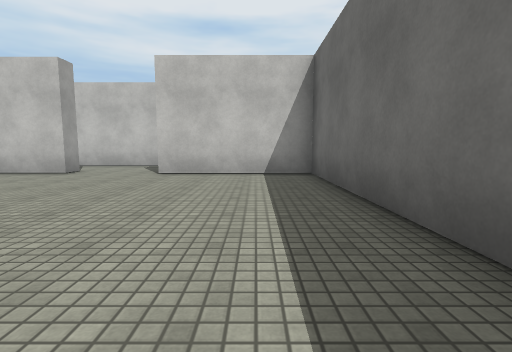
view 1 (above)

12 first-person views from a walk through a scene from a Unity 3-D project. The camera is 1.2 m above the floor, tilts 6° down and sees 85° across. The floor is counted in squares, 2 m on a side. Each view is taken from the middle of a square. On the plan, view 1 faces up. The plan holds only what a view shows up to about 9 squares ahead; the rest is blank. The place goes on beyond the plan. The player character is not drawn. Surface patterns are stand-ins for the level's own textures.

view 2
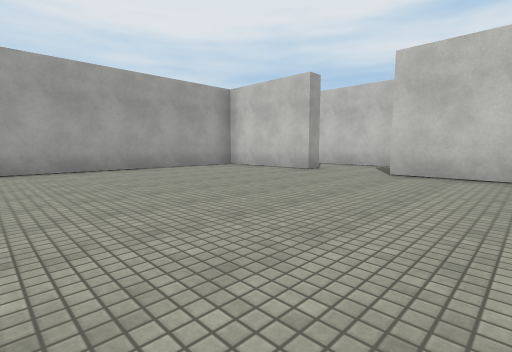

view 3
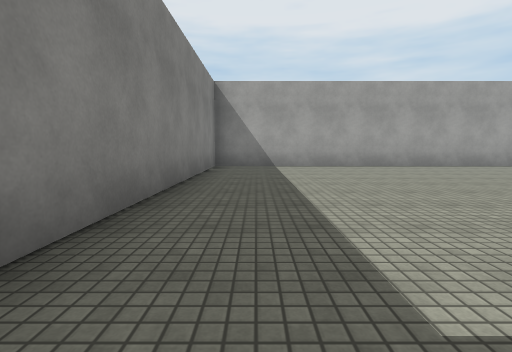

view 4
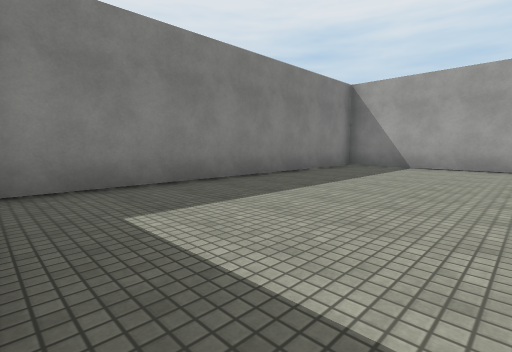

view 5
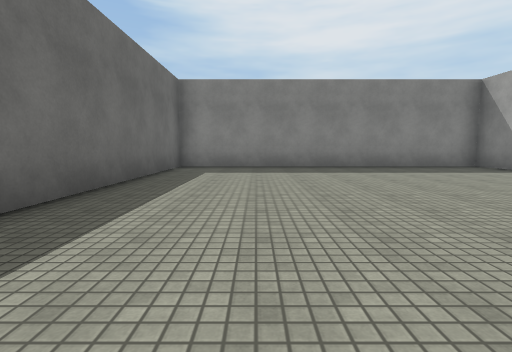

view 6
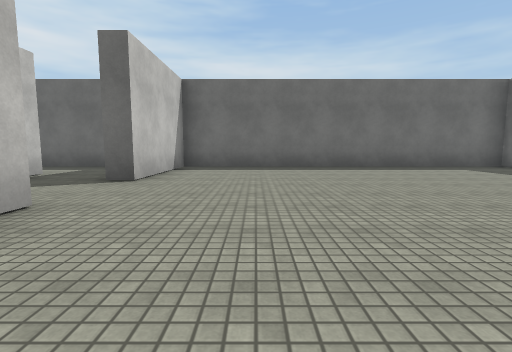

view 7
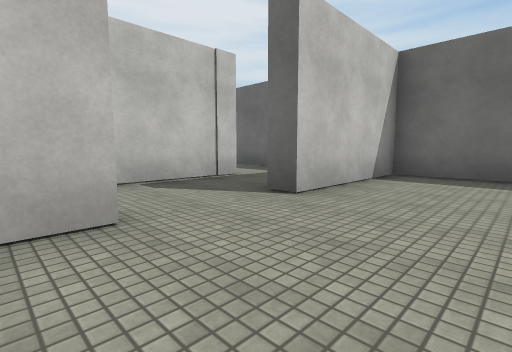

view 8
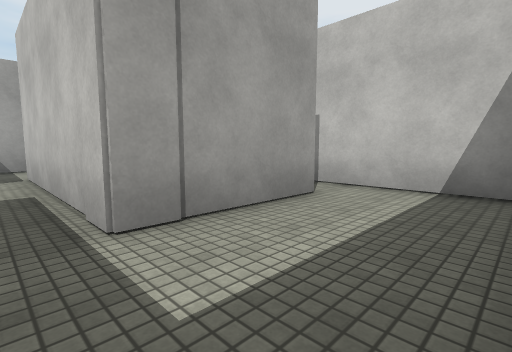

view 9
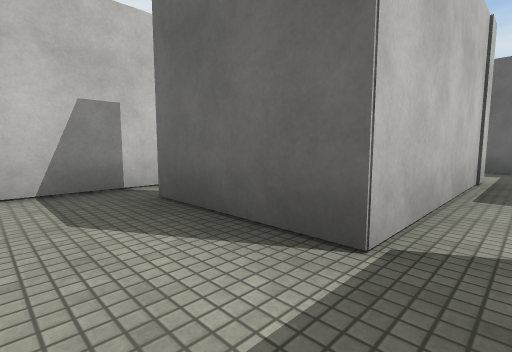

view 10
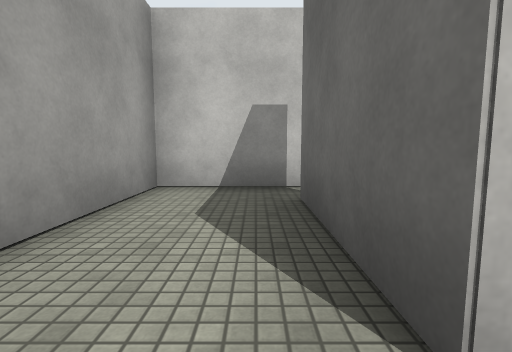

view 11
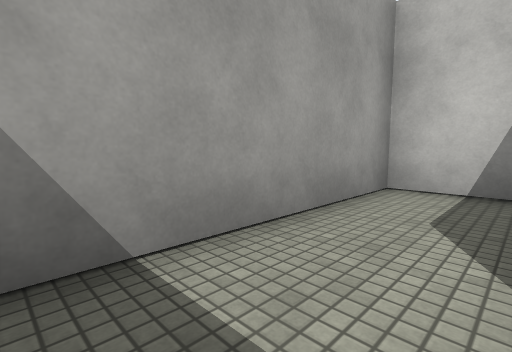

view 12
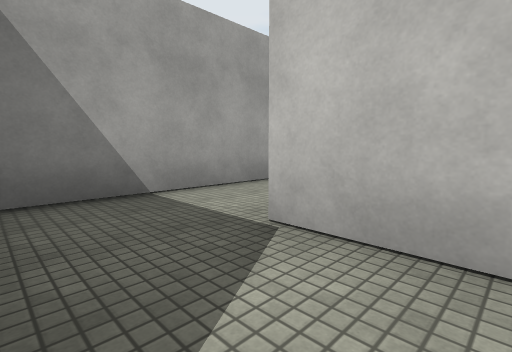

### Floor plan
Points are (right, up) in squares from view 1. A wall is a line through its corners. A room is listed if a view was taken in it or the views show most of it. See-through windows are left out.
Room 1 (views 1, 2, 3, 4, 5, 6, 7)
walls: (-4.3, 6.8) (-4.3, 6.2) (-6.6, 6.2); (-7.5, 5.8) (-7.5, -3.2) (1.2, -3.2) (1.2, 6.2) (-2.1, 6.2) (-2.1, 6.6)
ways out: opening at (-3.5, 7) to room 4
Room 2 (view 8)
walls: (1.2, 8.2) (1.2, 10.6); (-1, 11.1) (-1, 8.6) (-2.5, 8.6); (0.9, 12.1) (-1.8, 12.1)
ways out: opening at (-1.5, 8) to room 4
Room 3 (views 9, 10, 11)
walls: (-4.5, 8.6) (-5.5, 8.6) (-5.5, 11.2); (-5, 12.1) (-7.5, 12.1) (-7.5, 7.1)
ways out: opening at (-5, 8) to room 4
Room 4 (view 12)
walls: (-2.5, 8.6) (-4.5, 8.6)
ways out: opening at (-3.5, 7) to room 1; opening at (-1.5, 8) to room 2; opening at (-5, 8) to room 3

Where each view was taken, in squares from view 1:
view 1: 0 up, 0 right, facing up
view 2: 0 up, 0 right, facing up-left
view 3: 2 down, 1 right, facing left
view 4: 1 up, 1 right, facing down-left
view 5: 5 up, 1 left, facing down
view 6: 4 up, 7 left, facing right
view 7: 4 up, 5 left, facing up-right
view 8: 8 up, 1 right, facing up-left
view 9: 8 up, 7 left, facing up-right
view 10: 8 up, 6 left, facing up
view 11: 8 up, 6 left, facing up-left
view 12: 7 up, 4 left, facing up-left
